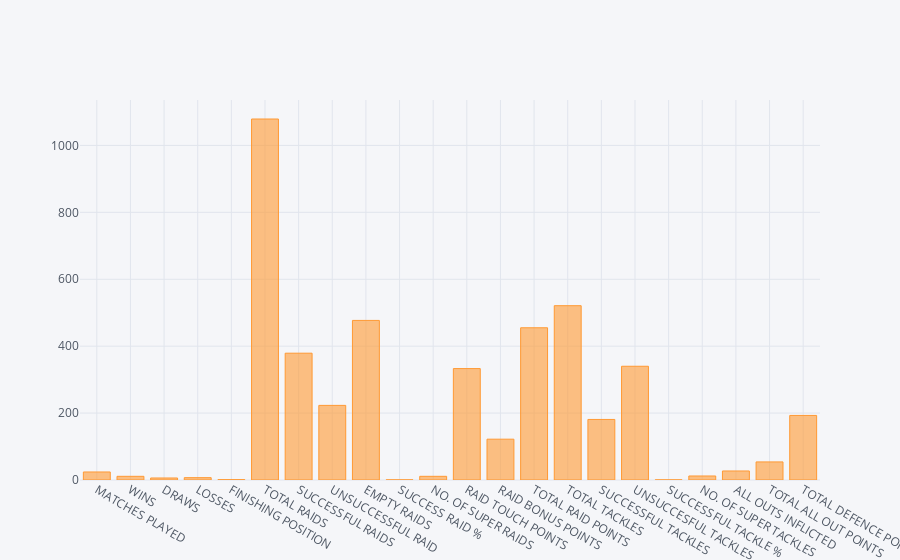

Source (notebook cell):
### Code cell
df3.iplot(kind='bar')

### Figure 1 — Plotly figure (JSON) as saved in the notebook; plotly's stock layout.template omitted (floating-point values rounded to 4 significant figures)
{"data": [{"marker": {"color": "rgba(255, 153, 51, 0.6)", "line": {"color": "rgba(255, 153, 51, 1.0)", "width": 1}}, "name": "SEASON 5", "orientation": "v", "text": "", "type": "bar", "uid": "b5c4318d-e214-48a5-b43f-06663e6e1838", "x": ["MATCHES PLAYED", "WINS", "DRAWS", "LOSSES", "FINISHING POSITION", "TOTAL RAIDS", "SUCCESSFUL RAIDS", "UNSUCCESSFUL RAID", "EMPTY RAIDS", "SUCCESS RAID %", "NO. OF SUPER RAIDS", "RAID TOUCH POINTS", "RAID BONUS POINTS", "TOTAL RAID POINTS", "TOTAL TACKLES", "SUCCESSFUL TACKLES", "UNSUCCESFUL TACKLES", "SUCCESSFUL TACKLE %", "NO. OF SUPER TACKLES", "ALL OUTS INFLICTED", "TOTAL ALL OUT POINTS", "TOTAL DEFENCE POINTS"], "y": [24, 11, 6, 7, 1, 1079, 379, 223, 477, 0.42, 11, 333, 122, 455, 521, 181, 340, 0.37, 12, 27, 54, 193]}], "layout": {"legend": {"bgcolor": "#F5F6F9", "font": {"color": "#4D5663"}}, "paper_bgcolor": "#F5F6F9", "plot_bgcolor": "#F5F6F9", "title": {"font": {"color": "#4D5663"}}, "xaxis": {"gridcolor": "#E1E5ED", "showgrid": true, "tickfont": {"color": "#4D5663"}, "title": {"font": {"color": "#4D5663"}, "text": ""}, "zerolinecolor": "#E1E5ED"}, "yaxis": {"gridcolor": "#E1E5ED", "showgrid": true, "tickfont": {"color": "#4D5663"}, "title": {"font": {"color": "#4D5663"}, "text": ""}, "zerolinecolor": "#E1E5ED"}}}
